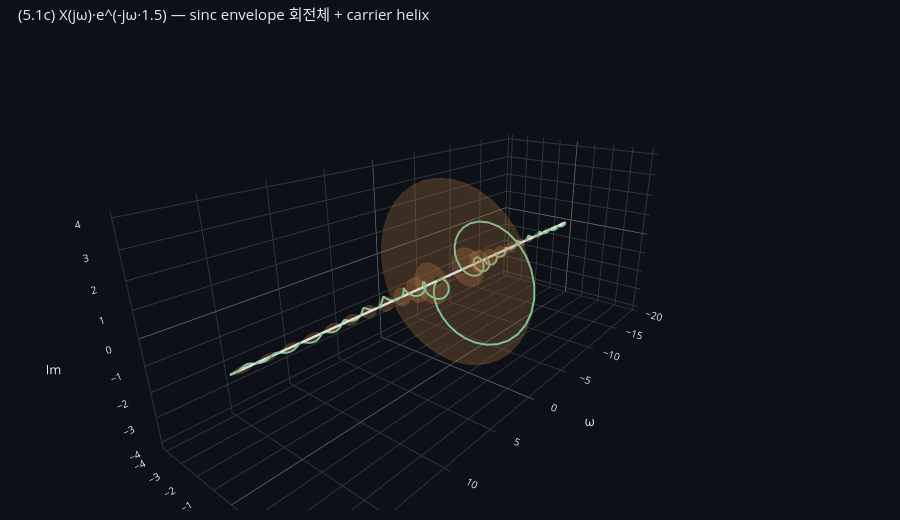

Here is the notebook cell this chart was saved with:
### Markdown cell above
**(c) `X(jω)·e^(-jωα)`** — 핵심 그림. carrier는 (b)의 헬릭스 모양 그대로지만 *반지름이 sinc로 변조*된다. envelope `|sinc|`를 ω축에 회전시킨 회전체로 함께 그려 헬릭스가 그 안에 정확히 들어차는 모습이 보임. envelope의 zero crossing(ω = nπ/W)에서 회전체가 ω축에 닿음.

### Code cell
# carrier: X(jω)·e^(-jωα)
X_3d_shift = X_3d_orig * np.exp(-1j * omegas_3d * ALPHA)

# raw plotly로 직접 그림 — envelope 회전체 surface + helix curve + 중심축
fig = go.Figure()

# 중심축 (ω, 0, 0)
fig.add_trace(go.Scatter3d(
    x=[float(omegas_3d[0]), float(omegas_3d[-1])],
    y=[0, 0], z=[0, 0],
    mode='lines',
    line=dict(color=_FG, width=5),
    opacity=1.0, hoverinfo='skip', showlegend=False,
))

# Envelope 회전체 — 반지름 = |X(jω)|를 ω축에 대해 회전
# 다운샘플 (surface가 무거워지지 않게)
stride = max(1, len(omegas_3d) // 200)
om_ds = omegas_3d[::stride]
amp_ds = np.abs(X_3d_orig[::stride])  # |sinc|
N_THETA = 36
theta = np.linspace(0, 2*np.pi, N_THETA + 1)
T_grid, Th_grid = np.meshgrid(om_ds, theta, indexing='ij')
A_grid, _ = np.meshgrid(amp_ds, theta, indexing='ij')
fig.add_trace(go.Surface(
    x=T_grid, y=A_grid * np.cos(Th_grid), z=A_grid * np.sin(Th_grid),
    colorscale=[[0, _ORANGE], [1, _ORANGE]],
    showscale=False,
    opacity=0.15,
    hoverinfo='skip',
    lighting=dict(ambient=0.7, diffuse=0.4, specular=0.05),
))

# carrier helix (sinc로 변조된 e^(-jωα))
fig.add_trace(go.Scatter3d(
    x=omegas_3d, y=X_3d_shift.real, z=X_3d_shift.imag,
    mode='lines',
    line=dict(color=_GREEN, width=4),
    hoverinfo='skip', showlegend=False,
))

# 좌표계
fig.update_layout(
    paper_bgcolor=_BG, plot_bgcolor=_BG,
    font=dict(color=_FG, size=11),
    margin=dict(l=10, r=10, t=40, b=10),
    title=dict(
        text=f'(5.1c) X(jω)·e^(-jω·{ALPHA}) — sinc envelope 회전체 + carrier helix',
        x=0.02, xanchor='left',
    ),
    height=520,
    scene=dict(
        xaxis=dict(backgroundcolor=_BG, gridcolor=_GRID, zerolinecolor=_AXIS,
                   showbackground=True, color=_FG, title='ω'),
        yaxis=dict(backgroundcolor=_BG, gridcolor=_GRID, zerolinecolor=_AXIS,
                   showbackground=True, color=_FG, title='Re'),
        zaxis=dict(backgroundcolor=_BG, gridcolor=_GRID, zerolinecolor=_AXIS,
                   showbackground=True, color=_FG, title='Im'),
        aspectmode='manual',
        aspectratio=dict(x=2.5, y=1.0, z=1.0),
        camera=dict(eye=dict(x=2.0, y=1.6, z=1.0)),
    ),
    showlegend=False,
)
fig.show()

print(f'envelope max = {float(np.max(np.abs(X_3d_orig))):.3f}  (= 2W = {2*W})')
print(f'envelope zeros at ω = ±π/W, ±2π/W, ... = ±{np.pi/W:.3f}, ±{2*np.pi/W:.3f}, ...')

### Figure 1 — Plotly figure (JSON) as saved in the notebook; plotly's stock layout.template omitted (floating-point values rounded to 4 significant figures; data arrays with more than 128 entries replaced by an {"elided": "..."} marker saying what was removed)
{"data": [{"hoverinfo": "skip", "line": {"color": "#e6edf3", "width": 5}, "mode": "lines", "opacity": 1, "showlegend": false, "type": "scatter3d", "x": [-18.85, 18.85], "y": [0, 0], "z": [0, 0]}, {"colorscale": [[0, "#ffa657"], [1, "#ffa657"]], "hoverinfo": "skip", "lighting": {"ambient": 0.7, "diffuse": 0.4, "specular": 0.05}, "opacity": 0.15, "showscale": false, "type": "surface", "x": {"elided": "201x37 float values"}, "y": {"elided": "201x37 float values"}, "z": {"elided": "201x37 float values"}}, {"hoverinfo": "skip", "line": {"color": "#7ec699", "width": 4}, "mode": "lines", "showlegend": false, "type": "scatter3d", "x": {"elided": "401 float values"}, "y": {"elided": "401 float values"}, "z": {"elided": "401 float values"}}], "layout": {"font": {"color": "#e6edf3", "size": 11}, "height": 520, "margin": {"b": 10, "l": 10, "r": 10, "t": 40}, "paper_bgcolor": "#0d1117", "plot_bgcolor": "#0d1117", "scene": {"aspectmode": "manual", "aspectratio": {"x": 2.5, "y": 1, "z": 1}, "camera": {"eye": {"x": 2, "y": 1.6, "z": 1}}, "xaxis": {"backgroundcolor": "#0d1117", "color": "#e6edf3", "gridcolor": "#30363d", "showbackground": true, "title": {"text": "ω"}, "zerolinecolor": "#7d8590"}, "yaxis": {"backgroundcolor": "#0d1117", "color": "#e6edf3", "gridcolor": "#30363d", "showbackground": true, "title": {"text": "Re"}, "zerolinecolor": "#7d8590"}, "zaxis": {"backgroundcolor": "#0d1117", "color": "#e6edf3", "gridcolor": "#30363d", "showbackground": true, "title": {"text": "Im"}, "zerolinecolor": "#7d8590"}}, "showlegend": false, "title": {"text": "(5.1c) X(jω)·e^(-jω·1.5) — sinc envelope 회전체 + carrier helix", "x": 0.02, "xanchor": "left"}}}
